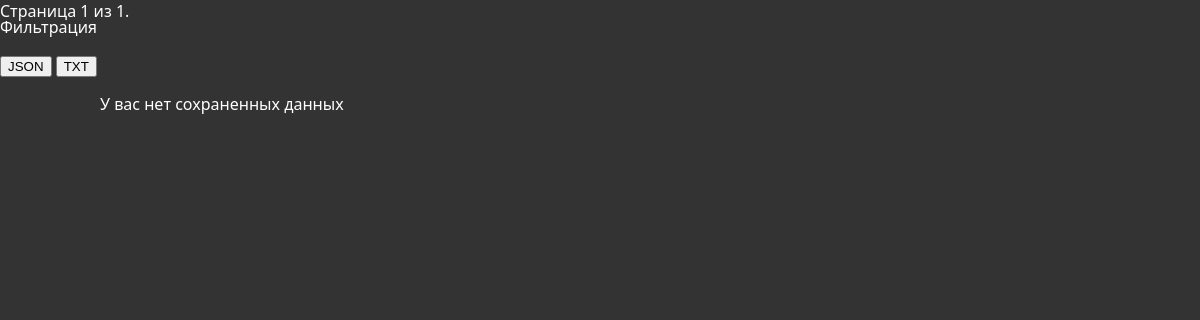
The page /auths/request_data/ (signed in) on the database as committed earlier.
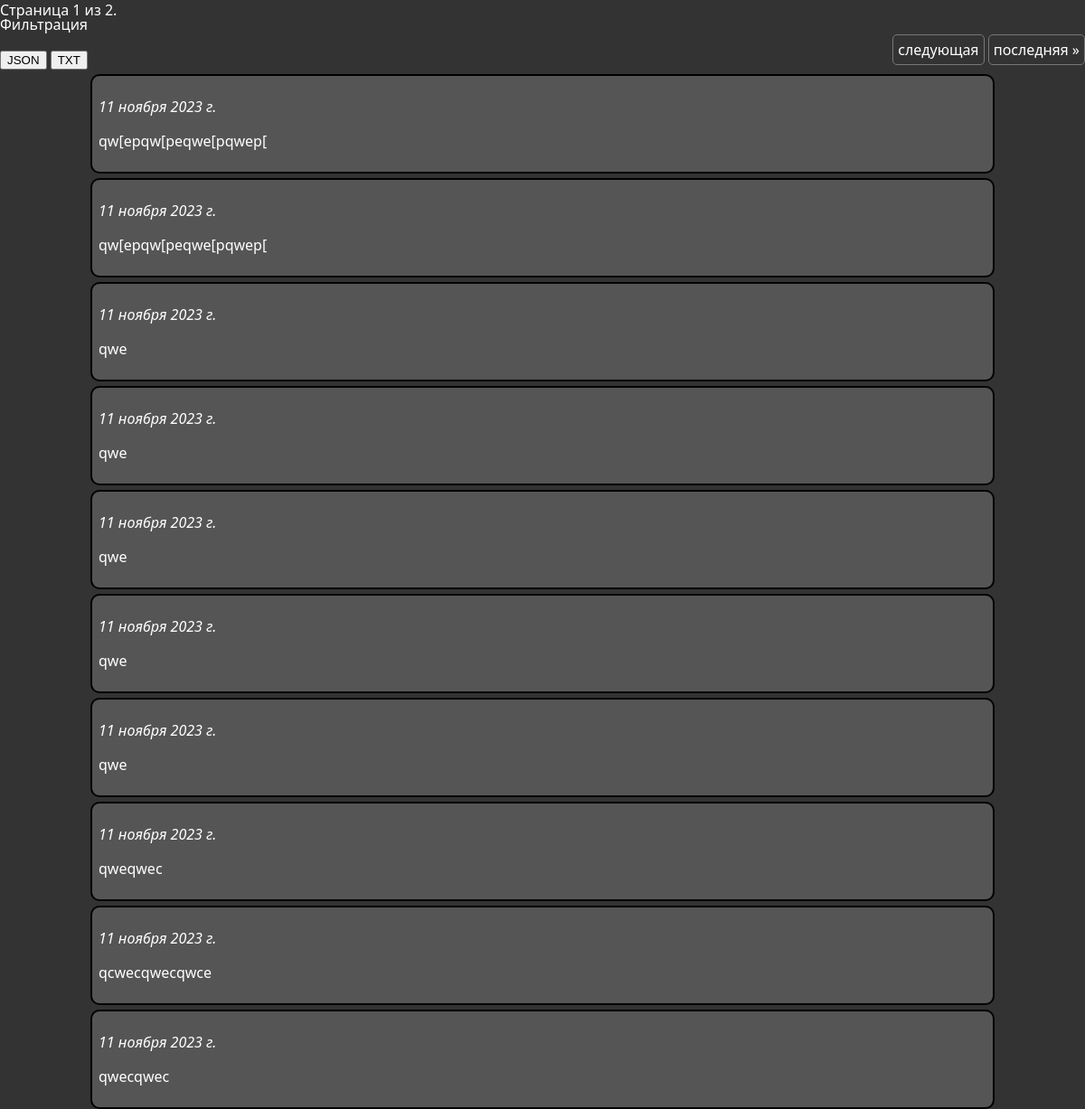
The same page on the database as committed later.
### apps/auths/models.py (models this page shows)
class DataPageRequest(models.Model):
    user = models.ForeignKey(to=CastomUser, verbose_name='пользователь', on_delete=models.CASCADE)
    data = models.CharField(verbose_name="данные", max_length=1000)
    content_type = models.CharField(verbose_name='тип контента', max_length=10)
    date_create = models.DateField(verbose_name='дата создания',auto_now_add=True)

### apps/auths/views.py (the view)
# urls.py: path('request_data/', AllUserPagesRequestsView.as_view(), name='req_data'),
class AllUserPagesRequestsView(View):
    template: str = 'all_user_req_page.html'
    OBJECTS_PER_PAGE: int = 10 #* Количество объектов на одной странице
    def get(self, req: HttpRequest) -> HttpResponse:
        user = req.user
        if not user.is_authenticated:
            return HttpResponse("У вас нет аккаунта. Создайте аккаунт, чтобы использовать эту функцию.")
        context: dict = {}
        content_type = req.GET.get('content_type')
        objects = DataPageRequest.objects.filter(user=user)
        if content_type:
            objects = objects.filter(content_type=content_type)
        paginator = Paginator(objects, self.OBJECTS_PER_PAGE)
        page = req.GET.get('page')
        try:
            current_page = paginator.page(page)
        except PageNotAnInteger:
            current_page = paginator.page(1)
        except EmptyPage:
            current_page = paginator.page(paginator.num_pages)
        context['current_page'] = current_page
        return render(req, self.template, context)

### apps/auths/templates/all_user_req_page.html (shortened to what this page needs)
{% load static %}
<!DOCTYPE html>
<html lang="en">
<head>
    <link rel="stylesheet" href="{% static 'css/all_user_req_page_style.css' %}">
</head>
<body>
    <div id="os">
        <div id="header">
            <span class="current">
                Страница {{ current_page.number }} из {{ current_page.paginator.num_pages }}.
            </span><br>
            <div class="pagination">
                <div class="previous">
                </div>
                <div class="next_page">
                {% if current_page.has_next %}
                    <a href="?page={{ current_page.next_page_number }}">следующая</a>
                    <a href="?page={{ current_page.paginator.num_pages }}">последняя &raquo;</a>
                {% endif %}
                </div>
            </div>
        </div>
        <form method="get" action="{% url 'req_data' %}">
            <p>Фильтрация</p>
            <button type="submit" name="content_type" value="json">JSON</button>
            <button type="submit" name="content_type" value="txt">TXT</button>
        </form>
        <div class="container">
            <div class="item_container">
                {% for item in current_page %}
                    <div class="page_item">
                        <p><i>{{ item.content_type }} {{ item.date_create }}</i></p>
                        <p>{{ item.data }}</p>
                    </div>
                {% empty %}
                    <p>У вас нет сохраненных данных</p>
                {% endfor %}
            </div>
        </div>
    </div>
</body>
</html>

### apps/auths/static/css/all_user_req_page_style.css (style rules this page uses)
body { margin: 0; padding: 0; color: #fff; background: #333; font-family: 'Segoe UI', Tahoma, Geneva, Verdana, sans-serif; }
#os { display: flex; flex-direction: column; }
.container { display: flex; flex-direction: column; align-items: center; }
.item_container { display: flex; flex-direction: column; width: 1000px; }
.page_item { margin-top: 5px; border: 2px solid black; border-radius: 10px; background: #555; padding: 7px; }
.pagination { display: flex; flex-direction: row; justify-content: space-between; }
.previous { width: 50%; }
.pagination a { color: white; text-decoration: none; padding: 5px; border: 1px solid #777; border-radius: 5px; }
#header { position: fixed; display: flex; flex-direction: column; width: 100%; }

Rows that differ between the two databases and show on the page:
added DataPageRequest: date_create "11 ноября 2023 г.", data "qw[epqw[peqwe[pqwep["
added DataPageRequest: date_create "11 ноября 2023 г.", data "qw[epqw[peqwe[pqwep["
added DataPageRequest: date_create "11 ноября 2023 г.", data "qwe"
added DataPageRequest: date_create "11 ноября 2023 г.", data "qwe"
added DataPageRequest: date_create "11 ноября 2023 г.", data "qwe"
added DataPageRequest: date_create "11 ноября 2023 г.", data "qwe"
added DataPageRequest: date_create "11 ноября 2023 г.", data "qwe"
added DataPageRequest: date_create "11 ноября 2023 г.", data "qweqwec"
added DataPageRequest: date_create "11 ноября 2023 г.", data "qcwecqwecqwce"
added DataPageRequest: date_create "11 ноября 2023 г.", data "qwecqwec"
Other text that changed with them:
{{ current_page.paginator.num_pages }}: "1" → "2"
text no longer shown: "У вас нет сохраненных данных"
text now shown: "следующая последняя »"
